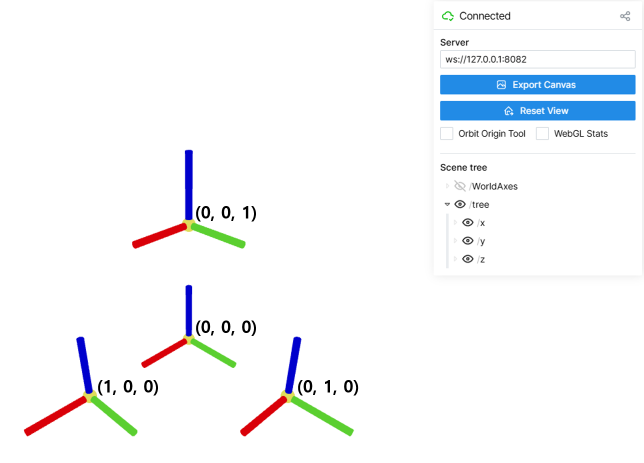
#> input picture gui_toolbox/source/viser_visualize_example.png, 1288 x 926 px (shown at 1/2 size)
$ python -i _cv2.py   (imports and definitions only)
#> lines starting #> are read from the running program, lines starting #| are printed output that depends on the picture
### python_toolbox/python_AIS_ex_utils/_numpy.py
import numpy as np

if __package__ == "":
    import _error as _e
else:
    from . import _error as _e

_error_message = _e.Custom_error("AIS_utils", "_numpy")


class file():
    # [13 lines left out: function save_numpy, not called in this run]


class base():
    NP_type = {"uint8": np.uint8, "bool": np.bool8, "float32": np.float32}

    @staticmethod
    def type_converter(data, to_type):
        return data.astype(base.NP_type[to_type]) if isinstance(to_type, str)\
            else data.astype(to_type)

    @staticmethod
    def get_array(sample, is_shape_sample=False, value=[0, 1], dtype="uint8", norm_option=None):
        """
        Args:
            sample       :
            shape_sample:
            dtype       :
            value       :
            norm_option : [mu, std]
        """
        if is_shape_sample:
            # make array like sample's shape
            _shape = sample.shape

            if norm_option is not None:  # get normal random
                return norm_option[1] * np.random.randn(*_shape) + norm_option[0]
            else:
                if isinstance(value, list):  # random in range
                    array = np.random.rand(*_shape)
                    if dtype in [bool, "bool"]:
                        array = np.round(array)
                    else:
                        array = array * (max(value) - min(value)) + min(value)
                else:
                    array = np.ones(_shape) * value

                return base.type_converter(array, dtype)
        else:
            # make array from sample
            return base.type_converter(np.array(sample), dtype)

    @staticmethod
    def range_cut(array, range_min, range_max):
        return np.clip(array, range_min, range_max)

    @staticmethod
    def stack(data_list: list, channel=-1):
        return np.stack(data_list, axis=channel)

    # [12 lines left out: function bincount, not called in this run]

    @staticmethod
    def string_to_img(string, h, w, c):
        return np.fromstring(string, dtype=np.uint8).reshape((h, w, c))


class operation():
    @staticmethod
    def sqrt():
        pass

    @staticmethod
    def normal_cut(array, over_cut=1, under_cut=1, direction="outside", output_type="same"):
        _m = np.mean(array)
        _std = np.std(array)

        normal = ((array / 1.) - _m) / _std

        under_standard = -under_cut if under_cut >= 0 else 0
        over_standard = over_cut if over_cut >= 0 else 0

        if direction == "outside":
            under_cuted = (normal <= under_standard)
            over_cuted = (normal >= over_standard)

            output = under_cuted + over_cuted
        else:
            under_cuted = (normal >= under_standard)
            over_cuted = (normal <= over_standard)

            output = under_cuted * over_cuted

        return output.astype(array.dtype) if output_type == "same" else output


class image_extention():
    color_name_dict = {"black": 0, "white": 255}

    @classmethod
    def get_canvus(self, size, sample=None, color=0):
        if isinstance(color, list):
            return base.stack([self.get_canvus(size, sample, value=_color) for _color in color])
        elif isinstance(color, str):
            _color = self.color_name_dict[color] if color in self.color_name_dict.keys() else 255
            return base.get_array(size, sample, value=_color)
        elif isinstance(color, int):
            return base.get_array(size, sample, value=color)

    # [21 lines left out: functions conver_to_last_channel, conver_to_first_channel, not called in this run]

    @staticmethod
    def poly_points(pts):
        return np.round(pts).astype(np.int32)

    # classfication -> (h, w, class count)
    # class map     -> (h, w)
    # color map     -> (h, w, 3)
    # [47 lines left out: functions classfication_to_class_map, class_map_to_color_map, color_map_to_classfication, classfication_resize, not called in this run]

    # [11 lines of commented-out code are left out]


class RLE():
    size_key = "size"
    count_key = "counts"

    # [67 lines left out: functions from_nparray, to_nparray, not called in this run]


class evaluation():
    @staticmethod
    class IoU():
        def __init__(self, class_num):
            self.class_num = class_num

        def __call__(self, ouput, label):
            pass

        def get_iou(self):
            pass

        def get_miou(self):
            pass

    # [24 lines left out: functions iou, miou, not called in this run]

    @staticmethod
    class baddeley():
        def __call__(self, image, target, p) -> float:
            self.get_value(image, target, p)

        # [130 lines left out: functions get_value, get_edge_points, func_d, Calculate_Confusion_Matrix, Confusion_Matrix_to_value, not called in this run]

### python_toolbox/python_AIS_ex_utils/_error.py
"""
File object
=====
    Some custom error folder for make python custom utils.

Requirement
=====
    None

"""
# Import module
# stand alone module


class Custom_error():
    # Detail_text
    NOT_YET = \
        "For now, this part is not yet complete."

    VARIABLE = \
        "The variable causing the problem: \n \
        {}\n \
        Anotation: \n \
        {}"

    def __init__(self, module_name, file_name) -> None:
        self.error_text =\
            "!!!!!ERROR!!!!!\n" +\
            "Module: {}\n".format(module_name) +\
            "File: {}\n".format(file_name) +\
            "Function: {}\n" +\
            "Error type: {}\n" +\
            "Detail: {}\n" +\
            "!!!!!ERROR!!!!!\n"

        self.warring_text =\
            "!!!!!WARRING!!!!!\n" +\
            "Module: {}\n".format(module_name) +\
            "File: {}\n".format(file_name) +\
            "Function: {}\n" +\
            "WARRING type: {}\n" +\
            "Detail: {}\n" +\
            "!!!!!WARRING!!!!!\n"

    def not_yet(self, function_name):
        assert False, self.error_text.format(function_name, "Not yet", self.NOT_YET)

    # [49 lines left out: functions variable, variable_stop, data_type, data_type_stop, not called in this run]


def load_check():
    pass

### python_toolbox/python_AIS_ex_utils/_cv2.py
"""
File object
=====
    When write down python program, be used cv2 custom function.

Requirement
=====
    cv2     (pip install python-opencv)
    numpy
"""

# Import module
import cv2
import random

from enum import Enum

if __package__ == "":
    import _base
    import _numpy
    import _error as _e

else:
    from . import _base
    from . import _numpy
    from . import _error as _e

_error_message = _e.Custom_error("AIS_utils", "_cv2")


class Color_option(Enum):
    BGR = 0
    RGB = 1
    BGRA = 2
    GRAY = 3


class C_position(Enum):
    Last = True
    First = False


class R_option(Enum):
    ZtoM = 0  # [0, 255]
    ZtoO = 1  # [0, 1.0]


class CVT_option(Enum):
    GRAY2BGR = 0
    BGR2GRAY = 1
    BGR2RGB = 2


# extention about read and write
class file():
    # option
    DEBUG = False

    IMAGE_EXT = ["jpg", "png", "bmp", ".jpg", ".png", ".bmp"]
    VIDEO_EXT = ["mp4", "avi", ".mp4", ".avi"]

    # [69 lines left out: functions image_read, image_write, video_capture, video_write, not called in this run]


# extention about image process
class base_process():
    M = 255

    # [62 lines left out: functions channel_converter, resize, range_converter, img_cvt, filtering, not called in this run]

    @staticmethod
    class blur():
        default = {
            "gaussian": {
                "ksize": (5, 5),
                "sigmaX": 0
            },
            "bilateral": {
                "d": -1,
                "sigmaColor": 10,
                "sigmaSpace": 5}}

        # [5 lines left out: function __call__, not called in this run]


class edge_process():
    @staticmethod
    def sobel(image, threshold=1):
        if len(image.shape) > 2:
            # color image
            holder = _numpy.image_extention.get_canvus(size=image.shape[:2])
            for _ch_ct in range(image.shape[-1]):
                holder += edge_process.sobel(image[:, :, _ch_ct])
            return _numpy.base.type_converter(holder >= 2, "uint8")
        else:
            dx = cv2.Sobel(image, -1, 1, 0, delta=128)
            dy = cv2.Sobel(image, -1, 0, 1, delta=128)

            return _numpy.operation.normal_cut(cv2.addWeighted(dx, 0.5, dy, 0.5, 0), threshold, threshold)

    # [11 lines left out: function canny, not called in this run]


class gui_process():
    @staticmethod
    def display(image, dispaly_window):
        pass

    def image_cover():
        pass

    # extention display with control
    class trackbar():
        pass

    class image_process():
        pass

    class trackbar_window():
        pass


class draw():
    # [39 lines left out: functions _padding, _unpadding, not called in this run]

    @staticmethod
    def _text(image, text):
        pass

    @staticmethod
    def _rectangle():
        pass

    @staticmethod
    def _circle():
        pass

    @staticmethod
    def _oval():
        pass

    # [7 lines left out: function _polygon, not called in this run]

    @staticmethod
    class canvas():
        figures = None

        draw_object = []
        past_points = []  # [x, y]
        this_point = []  # [x, y]

        draw_pen = {
            "base_color": [0x00, 0x00, 0x00],
            "draw_color": [0x00, 0x00, 0x00],
            "thickness": 3,
            "style": "solid_line"}

        def clear_canvas(self, size, smaple=None, is_color="white"):
            self.figures = _numpy.image_extention.get_canvus(size, smaple, is_color)

        # [5 lines left out: function set_draw_pen, not called in this run]

        def set_object(self, num):
            pass

        def del_object(self, num):
            pass

        def clear_object(self):
            pass

        def draw(self):
            pass


class augmentation():
    def __call__(self, **option):
        pass

    @staticmethod
    def _make_noise():
        pass

    @staticmethod
    def _rotate(img, center_rate, angle, scale):
        pass

    # [18 lines left out: function _crop, not called in this run]

    @staticmethod
    def _flip():
        pass

    def image_augmentation():
        pass


def load_check():
    print("!!! custom python module ais_utils _cv2 load Success !!!")

>>> import cv2
>>> picture = cv2.imread('../../gui_toolbox/source/viser_visualize_example.png')
#> picture is the input picture: shape (926, 1288, 3); mean B, G, R 249.5, 247.1, 245.1
>>> result = edge_process().sobel(picture)
#> the loop in sobel, `for _ch_ct in range(image.shape[-1]):` made 1 pass
#> pass 1, in sobel (call 2), `dx = cv2.Sobel(image, -1, 1, 0, delta=128)`:
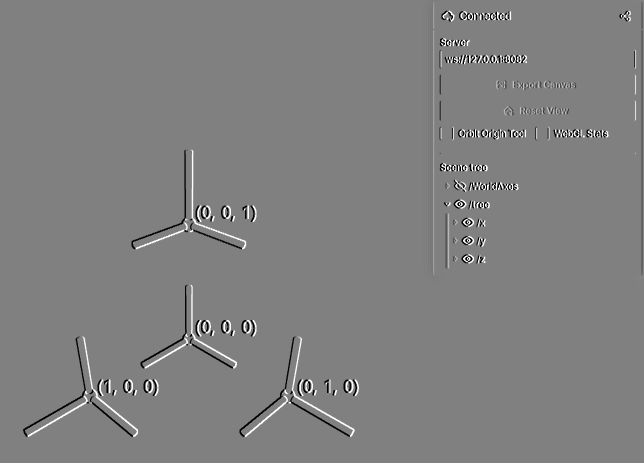
#> dx: shape (926, 1288) (shown at 1/2 size); min 0, max 255, mean 127.9
#> pass 1, in sobel (call 2), `dy = cv2.Sobel(image, -1, 0, 1, delta=128)`:
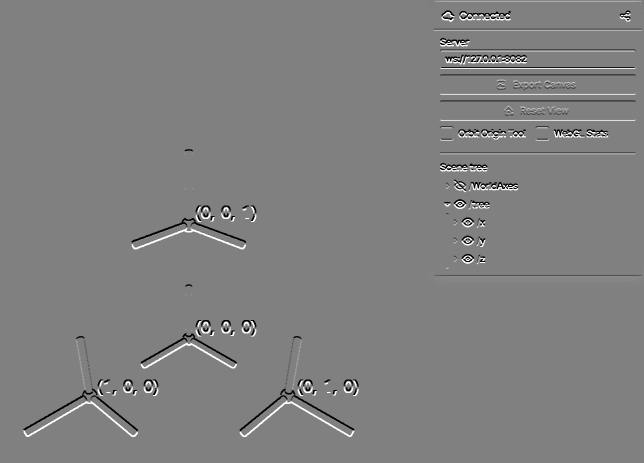
#> dy: shape (926, 1288) (shown at 1/2 size); min 0, max 255, mean 128
#> pass 1, in normal_cut, `normal = ((array / 1.) - _m) / _std`:
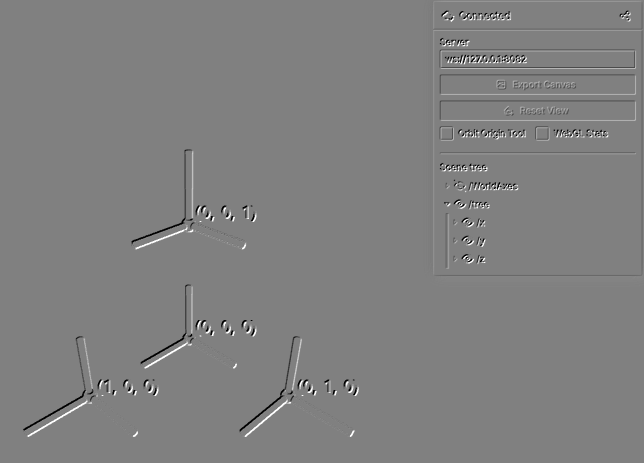
#> normal: shape (926, 1288) float64 (shown at 1/2 size); min -9.37, max 9.31, mean -6.17e-17; drawn with min black and max white
#> pass 1, in normal_cut, `under_cuted = (normal <= under_standard)`:
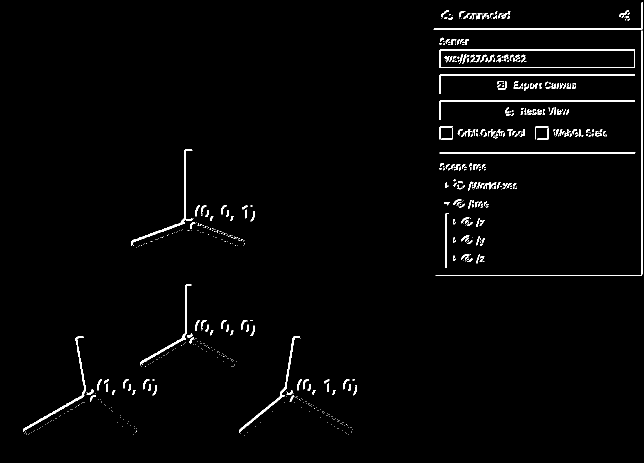
#> under_cuted: shape (926, 1288) bool (shown at 1/2 size); 1.7% white in thin lines or dots
#> (the run stopped early here; a loop or call above may not have finished)
